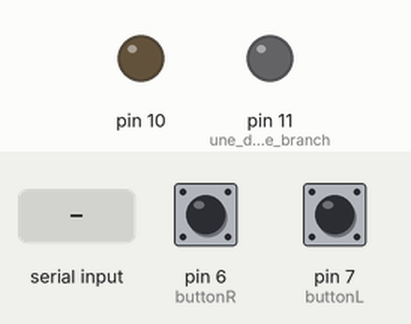
A sketch run on a simulated Arduino Uno, built with avr-gcc and run on an emulated ATmega328P. Parts: output pins drawn as LEDs (lit = HIGH). The test bench sets the inputs (shaded band); at power-on: pin 6 (buttonR) LOW, pin 7 (buttonL) LOW. What the sketch prints to the serial monitor is not drawn.

Above: at 1.2 s.
1.3 s: "1" received over Serial
At 1.8 s:
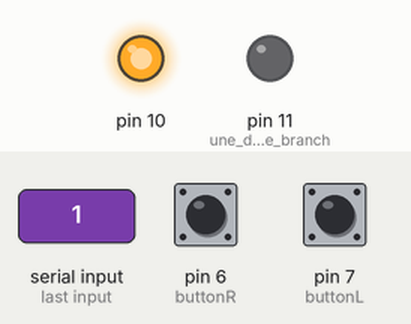
2.8 s: "2" received over Serial
At 4.0 s:
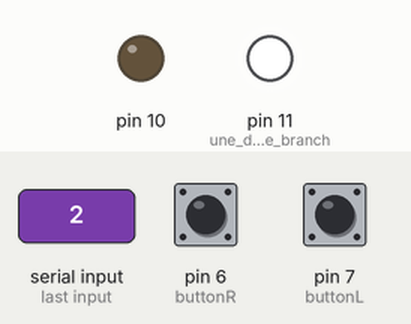
4.3 s: "0" received over Serial
At 5.3 s:
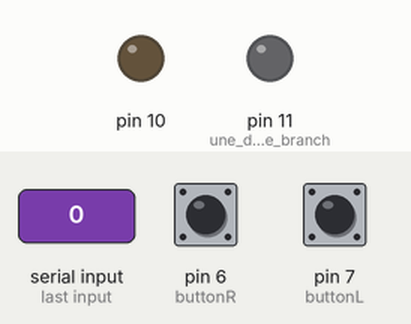
Timing chart, 0 to 7.3 s (numbered marks = the images above; inputs shaded):
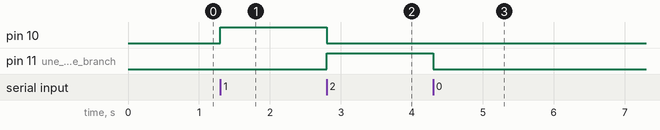

The sketch:

sketch_may19a.ino
```cpp
char BYTE;
int buttonR = 6;
int buttonL = 7;
void setup() {
  // put your setup code here, to run once:
  pinMode(10,OUTPUT);//1 diode branchée à la pin 13
  pinMode(11,OUTPUT); // une deuxième diode branchée à la pin 12
  Serial.begin(9600);
  digitalWrite(10,LOW);//initialiser les deux diodes à un état éteint au debut
  digitalWrite(11,LOW);
  pinMode(buttonR, INPUT);
  pinMode(buttonL, INPUT);

}

void loop() {
  // put your main code here, to run repeatedly:
//traitement des deux boutons

  // traitement des deux diodes led
if(Serial.available()>0)
{


  if(digitalRead(buttonR)==HIGH){
  Serial.write(1);
  Serial.println("deplacement droite ");
 // delay(5);
    }
else if(digitalRead(buttonL)==HIGH){
  Serial.write(2);
  Serial.println("deplacement gauche");
//  delay(5);
  }
else {
  Serial.write(0);
  Serial.println("pas deplacement");
 // delay(5);
  }


  BYTE=Serial.read();// on va lire l'information venant du SDL (une collision par exemple)
  if(BYTE=='1') //(Si la collision du coté droite on reçoi 1 alors on allume la première diode qui est sur la pin 13)
  {
    digitalWrite(10,HIGH);// allumer une première diode
    digitalWrite(11,LOW);// la deuxième est éteinte
    Serial.write(1);
    Serial.println("collision droite\n");// afficher un message sur le moniteur serie
  }
  else if(BYTE=='2')// (Si la collision coté gauche on reçoi 2 on allume la deuxième diode branchée sur la pin 12)
  {
    digitalWrite(11,HIGH);// allumer la deuxième diode
    digitalWrite(10,LOW);//la première diode est eteinte
    Serial.write(2);
    Serial.println("collision gauche\n");// afficher un message sur le moniteur serie
  }
else {// c'est à dire pas de collision on reçoi 0
    digitalWrite(10,LOW);
    digitalWrite(11,LOW);
    Serial.write(0);
    Serial.println("pas de collision \n");
  }
}

}
```

Measured:
- after the input at 1.3 s, pin 10: LOW → HIGH at once
- after the input at 2.8 s, pin 10: HIGH → LOW at once; pin 11 (une_deuxième_diode_branch): LOW → HIGH at once
- after the input at 4.3 s, pin 11 (une_deuxième_diode_branch): HIGH → LOW at once
